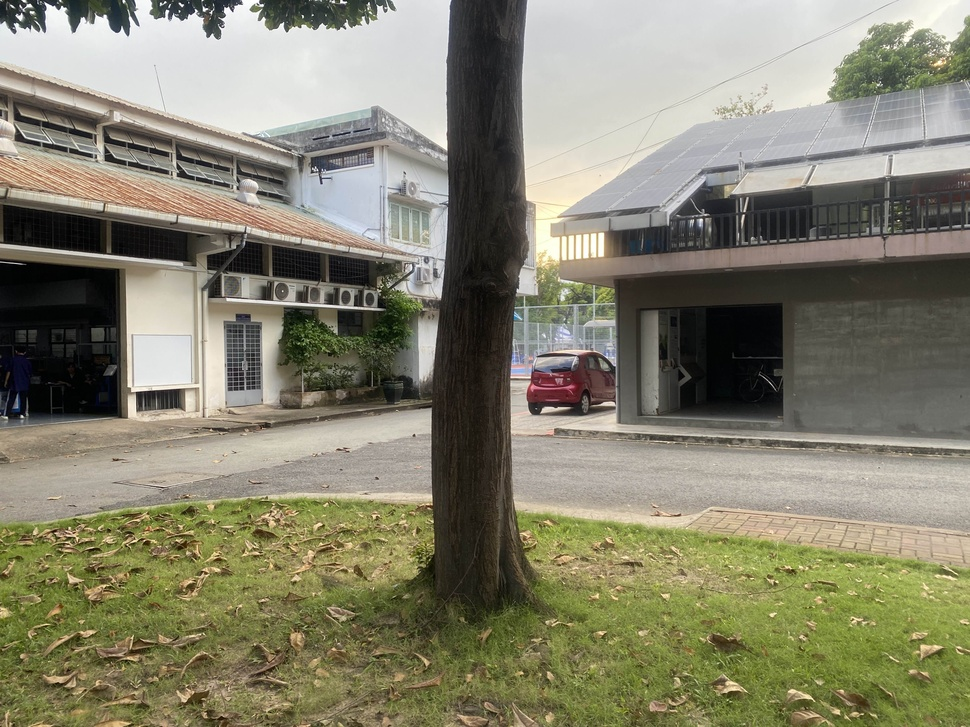
#> input picture Panoramic_photos/image/image_1.jpg, 970 x 727 px, shrunk from 4032 x 3024 before the run
$ python api_sift_stitching.py --input_dir ../image --output out.png
#> lines starting #> are read from the running program, lines starting #| are printed output that depends on the picture
import cv2
import numpy as np
import argparse
import os

def load_images(image_dir, image_prefix):
    images = []
    for filename in sorted(os.listdir(image_dir)):
        if filename.startswith(image_prefix):
            image_path = os.path.join(image_dir, filename)
            image = cv2.imread(image_path)
            if image is None:
                print(f"Error loading image {image_path}")
                continue
            images.append(image)
    return images

def stitch_images(images):
    if len(images) < 2:
        print("Need at least two images to stitch.")
        return None

    # Create a Stitcher object
    stitcher = cv2.Stitcher_create()
    stitcher.setPanoConfidenceThresh(0.5)
    stitcher.setWaveCorrection(True)

    # Perform stitching
    status, stitched_image = stitcher.stitch(images)
    if status != cv2.Stitcher_OK:
        print(f"Image stitching failed with status code {status}.")
        return None
    return stitched_image

def main():
    ap = argparse.ArgumentParser()
    ap.add_argument("-i", "--input_dir", type=str, required=True, help="Path to the input images directory")
    ap.add_argument("-o", "--output", type=str, required=True, help="Path to the output image")
    ap.add_argument("-p", "--prefix", type=str, default='image_', help="Input image filename prefix")
    args = vars(ap.parse_args())

    images = load_images(args["input_dir"], args["prefix"])
#> in load_images, image is the input picture: shape (727, 970, 3); mean B, G, R 109.9, 130.5, 132.9
#> images = 2 items
    if len(images) < 2:
        print("Need at least two images to stitch.")
        return

    result = stitch_images(images)
#> in stitch_images, `status, stitched_image = stitcher.stitch(images)`:
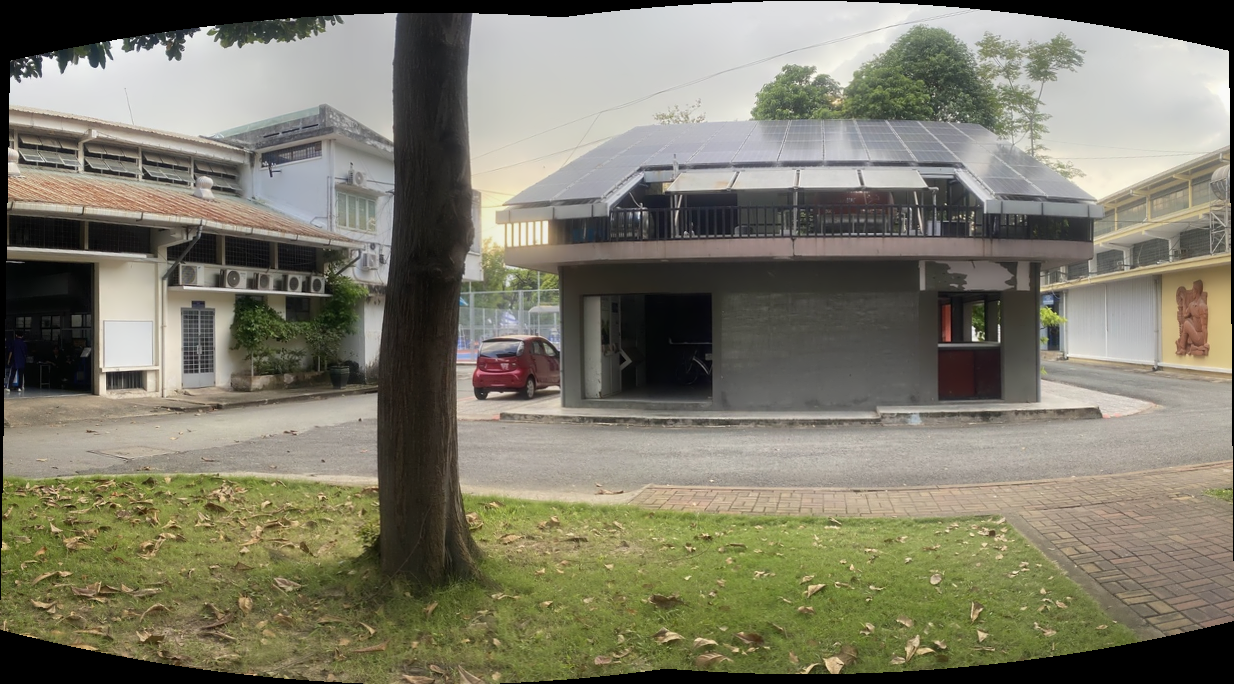
#> stitched_image: shape (684, 1234, 3); mean of channels 0, 1, 2 105.7, 122.6, 125.3; drawn as B, G, R
#> in stitch_images, `status, stitched_image = stitcher.stitch(images)`: status = 0
    if result is None:
        print("Image stitching failed.")
        return

    cv2.imwrite(args["output"], result)
    print(f"Stitched image saved as {args['output']}")

if __name__ == "__main__":
    main()
